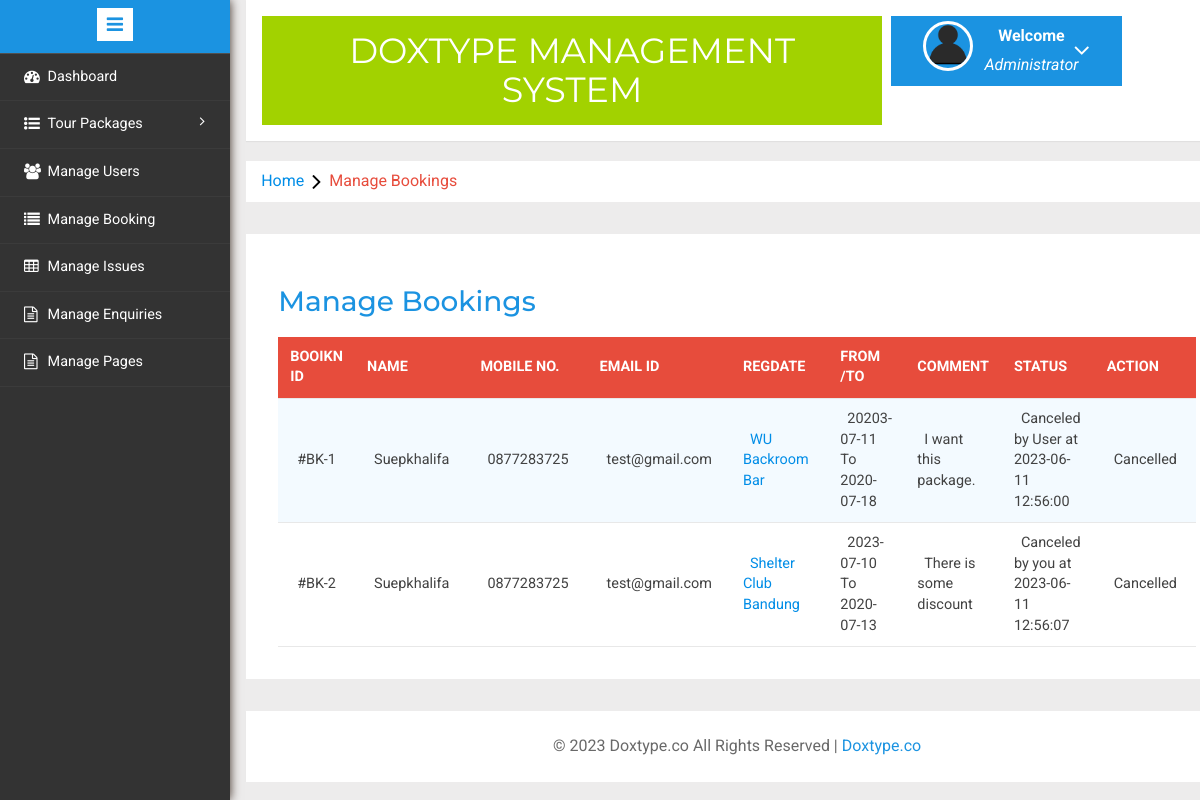
/admin/manage-bookings.php (signed in), run on the app's committed database.
### tables this page shows
CREATE TABLE IF NOT EXISTS `tblusers` (
  `id` int NOT NULL AUTO_INCREMENT,
  `FullName` varchar(100) DEFAULT NULL,
  `MobileNumber` char(10) DEFAULT NULL,
  `EmailId` varchar(70) DEFAULT NULL,
  `Password` varchar(100) DEFAULT NULL,
  `RegDate` timestamp NULL DEFAULT CURRENT_TIMESTAMP,
  `UpdationDate` timestamp NULL DEFAULT NULL ON UPDATE CURRENT_TIMESTAMP,
  PRIMARY KEY (`id`),
  KEY `EmailId` (`EmailId`),
  KEY `EmailId_2` (`EmailId`)
);

CREATE TABLE IF NOT EXISTS `tblbooking` (
  `BookingId` int NOT NULL AUTO_INCREMENT,
  `PackageId` int DEFAULT NULL,
  `UserEmail` varchar(100) DEFAULT NULL,
  `FromDate` varchar(100) DEFAULT NULL,
  `ToDate` varchar(100) DEFAULT NULL,
  `Comment` mediumtext,
  `RegDate` timestamp NULL DEFAULT CURRENT_TIMESTAMP,
  `status` int DEFAULT NULL,
  `CancelledBy` varchar(5) DEFAULT NULL,
  `UpdationDate` timestamp NULL DEFAULT NULL ON UPDATE CURRENT_TIMESTAMP,
  PRIMARY KEY (`BookingId`)
);

CREATE TABLE IF NOT EXISTS `tbltourpackages` (
  `PackageId` int NOT NULL AUTO_INCREMENT,
  `PackageName` varchar(200) DEFAULT NULL,
  `PackageType` varchar(150) DEFAULT NULL,
  `PackageLocation` varchar(100) DEFAULT NULL,
  `PackagePrice` int DEFAULT NULL,
  `PackageFetures` varchar(255) DEFAULT NULL,
  `PackageDetails` mediumtext,
  `PackageImage` varchar(100) DEFAULT NULL,
  `Creationdate` timestamp NULL DEFAULT CURRENT_TIMESTAMP,
  `UpdationDate` timestamp NULL DEFAULT NULL ON UPDATE CURRENT_TIMESTAMP,
  PRIMARY KEY (`PackageId`)
);

### admin/manage-bookings.php (the view, shortened to what this page needs)
<?php
include('includes/config.php');
if(strlen($_SESSION['alogin'])==0)
	{
header('location:index.php');
}
else{
	?>
<!DOCTYPE HTML>
<html>
<head>
<link href="css/bootstrap.min.css" rel='stylesheet' type='text/css' />
<link href="css/style.css" rel='stylesheet' type='text/css' />
<link rel="stylesheet" href="css/morris.css" type="text/css"/>
<link href="css/font-awesome.css" rel="stylesheet">
<link rel="stylesheet" type="text/css" href="css/table-style.css" />
<link rel="stylesheet" type="text/css" href="css/basictable.css" />
<link rel="stylesheet" href="css/icon-font.min.css" type='text/css' />
</head>
<body>
   <div class="page-container">
<div class="left-content">
	   <div class="mother-grid-inner">
				<?php include('includes/header.php');?>
				</div>
<ol class="breadcrumb">
                <li class="breadcrumb-item"><a href="index.html">Home</a><i class="fa fa-angle-right"></i>Manage Bookings</li>
            </ol>
<div class="agile-grids">
				<div class="agile-tables">
					<div class="w3l-table-info">
					  <h2>Manage Bookings</h2>
					    <table id="table">
						<thead>
						  <tr>
						  <th>Booikn id</th>
							<th>Name</th>
							<th>Mobile No.</th>
							<th>Email Id</th>
							<th>RegDate </th>
							<th>From /To </th>
							<th>Comment </th>
							<th>Status </th>
							<th>Action </th>
						  </tr>
						</thead>
						<tbody>
<?php $sql = "SELECT tblbooking.BookingId as bookid,tblusers.FullName as fname,tblusers.MobileNumber as mnumber,tblusers.EmailId as email,tbltourpackages.PackageName as pckname,tblbooking.PackageId as pid,tblbooking.FromDate as fdate,tblbooking.ToDate as tdate,tblbooking.Comment as comment,tblbooking.status as status,tblbooking.CancelledBy as cancelby,tblbooking.UpdationDate as upddate from tblusers join  tblbooking on  tblbooking.UserEmail=tblusers.EmailId join tbltourpackages on tbltourpackages.PackageId=tblbooking.PackageId";
$query = $dbh -> prepare($sql);
$query->execute();
$results=$query->fetchAll(PDO::FETCH_OBJ);
$cnt=1;
if($query->rowCount() > 0)
{
foreach($results as $result)
{				?>
						  <tr>
							<td>#BK-<?php echo htmlentities($result->bookid);?></td>
							<td><?php echo htmlentities($result->fname);?></td>
							<td><?php echo htmlentities($result->mnumber);?></td>
							<td><?php echo htmlentities($result->email);?></td>
							<td><a href="update-package.php?pid=<?php echo htmlentities($result->pid);?>"><?php echo htmlentities($result->pckname);?></a></td>
							<td><?php echo htmlentities($result->fdate);?> To <?php echo htmlentities($result->tdate);?></td>
								<td><?php echo htmlentities($result->comment);?></td>
								<td><?php if($result->status==0)
{
echo "Pending";
}
if($result->status==2 and  $result->cancelby=='a')
{
echo "Canceled by you at " .$result->upddate;
}
if($result->status==2 and $result->cancelby=='u')
{
echo "Canceled by User at " .$result->upddate;
}
?></td>
<?php if($result->status==2)
{
	?><td>Cancelled</td>
<?php }?>
						  </tr>
						 <?php $cnt=$cnt+1;} }?>
						</tbody>
					  </table>
					</div>
			</div>
<?php include('includes/footer.php');?>
</div>
</div>
						<?php include('includes/sidebarmenu.php');?>
							</div>
</body>
</html>
<?php } ?>

### data on the page
tblusers: tblbooking.BookingId "1", FullName "Suepkhalifa", MobileNumber "0877283725", EmailId "test@gmail.com", tbltourpackages.PackageName "WU Backroom Bar", tblbooking.FromDate "20203-07-11", tblbooking.ToDate "2020-07-18", tblbooking.Comment "I want this package.", tblbooking.UpdationDate "2023-06-11 12:56:00", tblbooking.BookingId "2", tbltourpackages.PackageName "Shelter Club Bandung", tblbooking.FromDate "2023-07-10", tblbooking.ToDate "2020-07-13", tblbooking.Comment "There is some discount", tblbooking.UpdationDate "2023-06-11 12:56:07"
